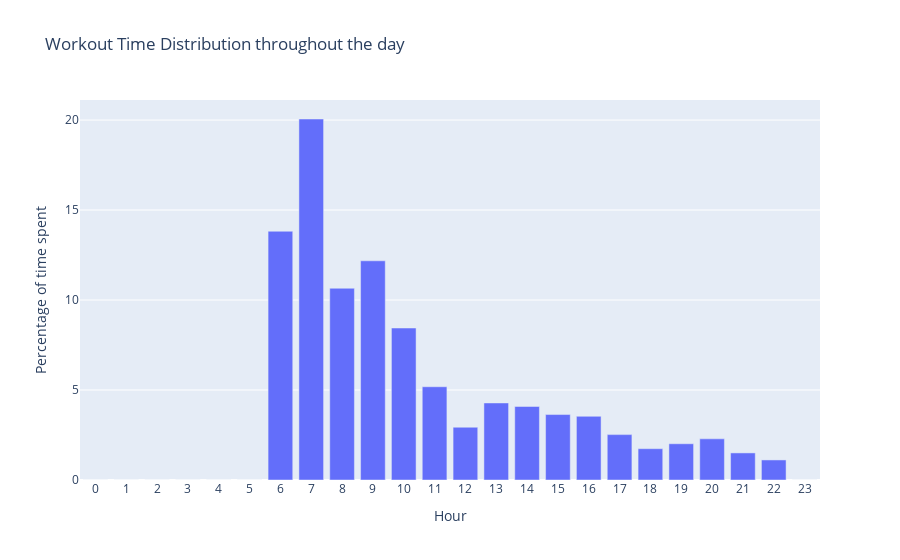

The notebook cell saved with this chart:
### Code cell
# Do repartition plota

df_unique = df.drop_duplicates(subset='title')

minutes = [0] * 24

def calculate_minutes(row):
    global minutes
    start_time = row['start_time']
    end_time = row['end_time']
    for i in range(start_time.hour, end_time.hour + 1):
        if i == start_time.hour:
            minutes[i] += 60 - start_time.minute if start_time.minute != 0 else 0
        elif i == end_time.hour:
            minutes[i] += end_time.minute
        else:
            minutes[i] += 60

df_unique.apply(calculate_minutes, axis=1)
print(minutes)

total_minutes = sum(minutes)
percentage = [(x/total_minutes) * 100 for x in minutes]
fig = go.Figure(data=[go.Bar(
    x = [str(i) for i in range(24)],
    y = percentage
)])

fig.update_layout(title_text='Workout Time Distribution throughout the day',
                xaxis_title='Hour',
                yaxis_title='Percentage of time spent')

### Figure 1 — Plotly figure (JSON) as saved in the notebook; plotly's stock layout.template omitted (floating-point values rounded to 4 significant figures)
{"data": [{"type": "bar", "x": ["0", "1", "2", "3", "4", "5", "6", "7", "8", "9", "10", "11", "12", "13", "14", "15", "16", "17", "18", "19", "20", "21", "22", "23"], "y": [0, 0, 0, 0, 0, 0, 13.82, 20.06, 10.65, 12.18, 8.446, 5.181, 2.933, 4.282, 4.086, 3.636, 3.539, 2.522, 1.74, 2.014, 2.287, 1.505, 1.114, 0]}], "layout": {"title": {"text": "Workout Time Distribution throughout the day"}, "xaxis": {"title": {"text": "Hour"}}, "yaxis": {"title": {"text": "Percentage of time spent"}}}}
